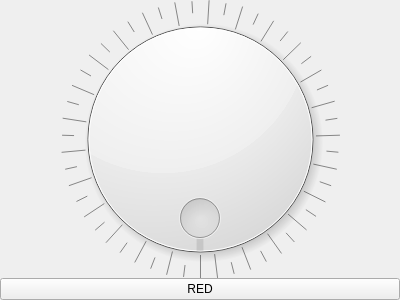
<?xml version="1.0" encoding="UTF-8"?>
<ui version="4.0">
 <class>SpinnerButton</class>
 <widget class="QWidget" name="SpinnerButton">
  <property name="geometry">
   <rect>
    <x>0</x>
    <y>0</y>
    <width>400</width>
    <height>300</height>
   </rect>
  </property>
  <property name="windowTitle">
   <string>Form</string>
  </property>
  <layout class="QGridLayout" name="gridLayout">
   <property name="leftMargin">
    <number>0</number>
   </property>
   <property name="topMargin">
    <number>0</number>
   </property>
   <property name="rightMargin">
    <number>0</number>
   </property>
   <property name="bottomMargin">
    <number>0</number>
   </property>
   <property name="spacing">
    <number>0</number>
   </property>
   <item row="0" column="0">
    <layout class="QVBoxLayout" name="verticalLayout_3">
     <property name="spacing">
      <number>0</number>
     </property>
     <item>
      <widget class="QDial" name="redSpinner">
       <property name="sizePolicy">
        <sizepolicy hsizetype="Minimum" vsizetype="Preferred">
         <horstretch>0</horstretch>
         <verstretch>0</verstretch>
        </sizepolicy>
       </property>
       <property name="maximum">
        <number>255</number>
       </property>
       <property name="tracking">
        <bool>true</bool>
       </property>
       <property name="wrapping">
        <bool>true</bool>
       </property>
       <property name="notchTarget">
        <double>5.000000000000000</double>
       </property>
       <property name="notchesVisible">
        <bool>true</bool>
       </property>
      </widget>
     </item>
     <item>
      <widget class="QPushButton" name="redButton">
       <property name="text">
        <string>RED</string>
       </property>
      </widget>
     </item>
    </layout>
   </item>
  </layout>
 </widget>
 <resources/>
 <connections/>
 <slots>
  <signal>clicked()</signal>
 </slots>
</ui>
